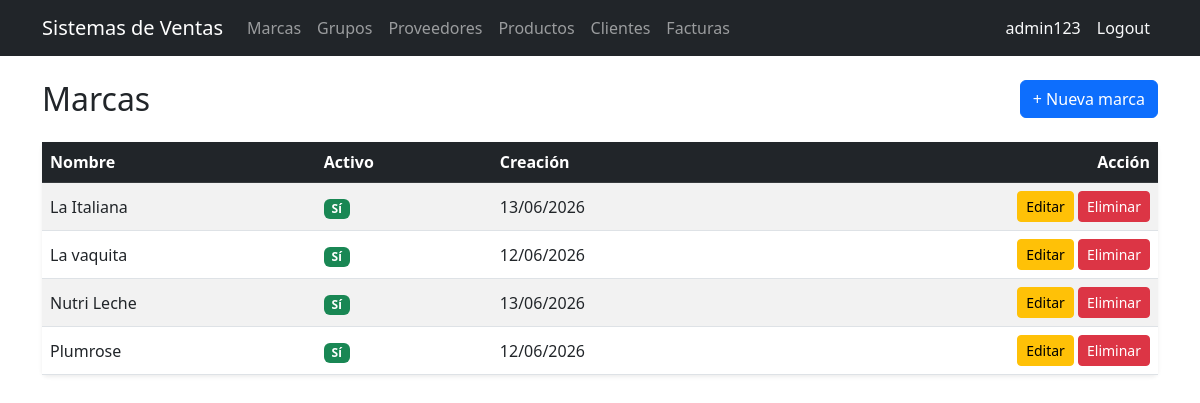
The page /brands/ (signed in) on the database its author committed.
### billing/models.py (models this page shows, shortened)
class Brand(models.Model):
    name = models.CharField(max_length=100, unique=True, verbose_name='Nombre de marca')
    description = models.TextField(blank=True, null=True, verbose_name='Descripción')
    is_active = models.BooleanField(default=True, verbose_name='Activo')
    created_at = models.DateTimeField(auto_now_add=True)
    updated_at = models.DateTimeField(auto_now=True)
    class Meta:
        verbose_name = 'Marca'
        verbose_name_plural = 'Marcas'
        ordering = ['name']

### billing/views.py (the view)
# urls.py: path('', RedirectView.as_view(pattern_name='billing:brand_list'), name='home'),
@login_required
def brand_list(request):
    brands = Brand.objects.all()
    return render(request, 'billing/brand_list.html', {'brands': brands})

### billing/templates/billing/brand_list.html (shortened to what this page needs)
{% extends 'billing/base.html' %}
{% block content %}
<div class="d-flex justify-content-between align-items-center mb-4">
  <h2 class="mb-0">Marcas</h2>
  <a href="{% url 'billing:brand_create' %}" class="btn btn-primary">+ Nueva marca</a>
</div>
<div class="card shadow-sm border-0">
  <div class="table-responsive">
    <table class="table table-striped table-hover align-middle mb-0">
      <thead class="table-dark">
        <tr><th>Nombre</th><th>Activo</th><th>Creación</th><th class="text-end">Acción</th></tr>
      </thead>
      <tbody>
        {% for brand in brands %}
        <tr>
          <td>{{ brand.name }}</td>
          <td>
            {% if brand.is_active %}
              <span class="badge bg-success">Sí</span>
            {% else %}
              <span class="badge bg-secondary">No</span>
            {% endif %}
          </td>
          <td>{{ brand.created_at|date:"d/m/Y" }}</td>
          <td class="text-end">
            <a href="{% url 'billing:brand_update' brand.pk %}" class="btn btn-sm btn-warning">Editar</a>
            <a href="{% url 'billing:brand_delete' brand.pk %}" class="btn btn-sm btn-danger">Eliminar</a>
          </td>
        </tr>
        {% empty %}
        <tr><td colspan="4" class="text-center text-muted py-4">No existen marcas.</td></tr>
        {% endfor %}
      </tbody>
    </table>
  </div>
</div>
{% endblock %}

### billing/templates/billing/base.html (shortened to what this page needs)
<!DOCTYPE html>
<html lang="es">
<head>
  <link href="https://cdn.jsdelivr.net/npm/bootstrap@5.3.0/dist/css/bootstrap.min.css" rel="stylesheet">
</head>
<body>
<nav class="navbar navbar-expand-lg navbar-dark bg-dark">
  <div class="container">
    <a class="navbar-brand" href="{% url 'billing:brand_list' %}">Sistemas de Ventas</a>
    <div class="collapse navbar-collapse" id="nav">
      <ul class="navbar-nav me-auto">
        {% if user.is_authenticated %}
        <li class="nav-item"><a class="nav-link" href="{% url 'billing:brand_list' %}">Marcas</a></li>
        <li class="nav-item"><a class="nav-link" href="{% url 'billing:productgroup_list' %}">Grupos</a></li>
        <li class="nav-item"><a class="nav-link" href="{% url 'billing:supplier_list' %}">Proveedores</a></li>
        <li class="nav-item"><a class="nav-link" href="{% url 'billing:product_list' %}">Productos</a></li>
        <li class="nav-item"><a class="nav-link" href="{% url 'billing:customer_list' %}">Clientes</a></li>
        <li class="nav-item"><a class="nav-link" href="{% url 'billing:invoice_list' %}">Facturas</a></li>
        {% endif %}
      </ul>
      <ul class="navbar-nav">
        {% if user.is_authenticated %}
        <li class="nav-item"><span class="nav-link text-light">{{ user.username }}</span></li>
        <li class="nav-item">
          <form method="post" action="{% url 'logout' %}" class="d-inline">
            <button type="submit" class="nav-link btn btn-link text-light" style="text-decoration:none;">Logout</button>
          </form>
        </li>
        {% else %}
        <li class="nav-item"><a class="nav-link" href="{% url 'login' %}">Login</a></li>
        <li class="nav-item"><a class="nav-link" href="{% url 'billing:signup' %}">Registarse</a></li>
        {% endif %}
      </ul>
    </div>
  </div>
</nav>
<div class="container mt-4">
  {% block content %}
  {% endblock %}
</div>
</body>
</html>

### rows shown on the page
Brand: name "La Italiana", is_active "Sí", created_at "13/06/2026"
Brand: name "La vaquita", is_active "Sí", created_at "12/06/2026"
Brand: name "Nutri Leche", is_active "Sí", created_at "13/06/2026"
Brand: name "Plumrose", is_active "Sí", created_at "12/06/2026"

### other values the page prints
{{ user.username }} "admin123"
